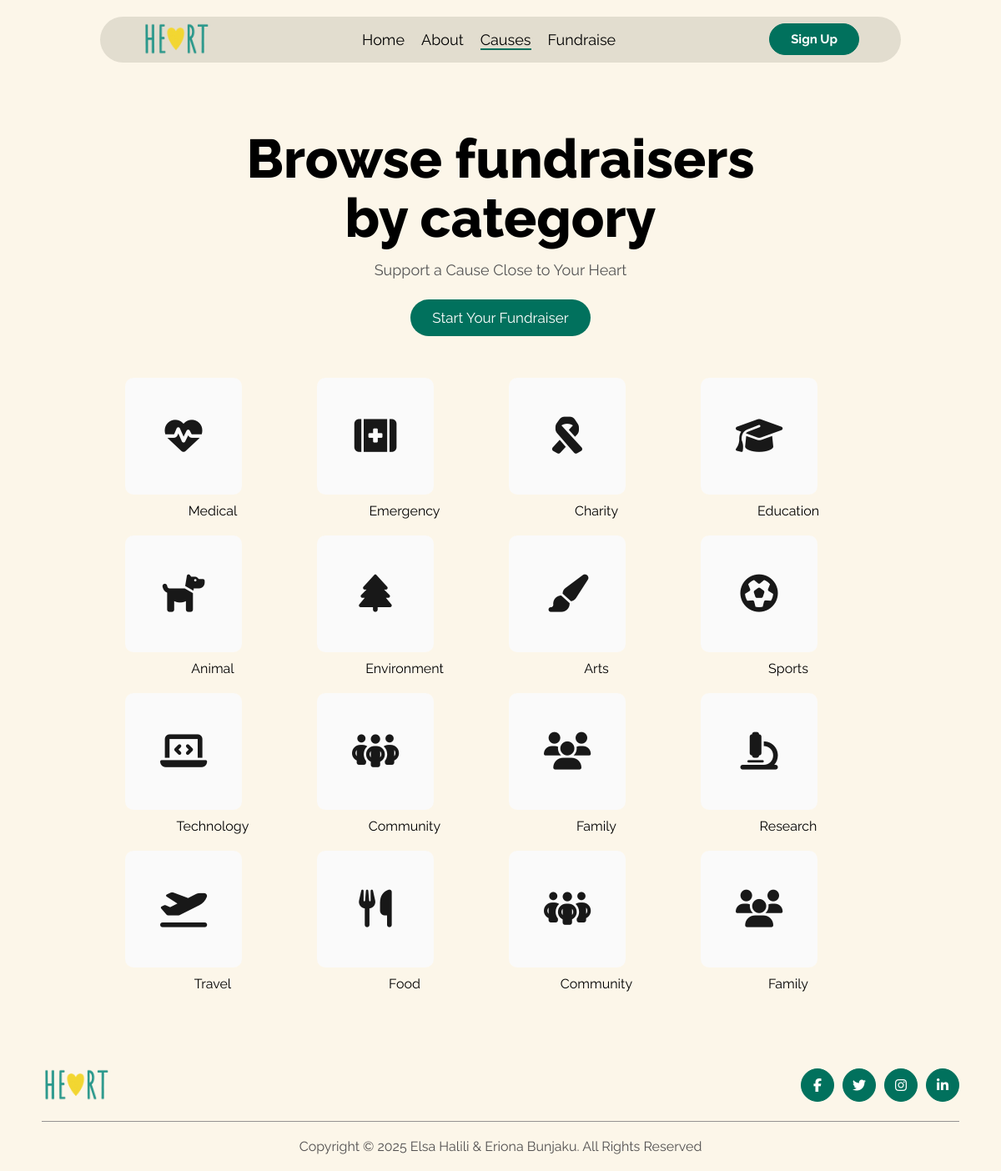
/causes.php, run on the app's committed database.
### tables this page shows
CREATE TABLE `categories` (
  `id` int(11) NOT NULL,
  `name` varchar(50) NOT NULL,
  `icon` varchar(50) NOT NULL
);

### classes/User.php (called while the page is built, shortened)
<?php
class User
{
    public static function isLoggedIn()
    {
        return isset($_SESSION['user']);
    }
}

### classes/CategoryDAO.php (called while the page is built, shortened)
<?php
include_once 'Category.php';
class CategoryDAO
{
    private $conn;
    private $table_name = "categories";
    public function __construct($db)
    {
        $this->conn = $db;
    }
    public function getAll()
    {
        $stmt = $this->conn->prepare("SELECT * FROM " . $this->table_name);
        $stmt->execute();
        $rows = $stmt->fetchAll(PDO::FETCH_ASSOC);
        $categories = [];
        foreach ($rows as $row) {
            $categories[] = new Category($row['id'], $row['name'], $row['icon']);
        }
        return $categories;
    }
}

### classes/Category.php (the view, shortened to what this page needs)
<?php
class Category
{
    private $id;
    private $name;
    private $icon;
    public function __construct($id, $name, $icon)
    {
        $this->id = $id;
        $this->name = $name;
        $this->icon = $icon;
    }
    public function render()
    {
        return "
        <div class='category'>
            <a href='causes-bycategory.php?id={$this->id}'>
                <div class='cause-container'>
                    <i class='fa-solid {$this->icon}'></i>
                </div>
                <span>{$this->name}</span>
            </a>
        </div>";
    }
}

### causes.php (shortened to what this page needs)
<?php
$currentPage = 'causes';
include_once './classes/Category.php';
include_once './classes/CategoryDAO.php';
$database = new Database();
$pdo = $database->getConnection();
$categoryDAO = new CategoryDAO($pdo);
$categories = $categoryDAO->getAll();
?>
<!DOCTYPE html>
<html lang="en">
<head>
  <link rel="stylesheet" href="./styles/header_footer.css" />
  <link rel="stylesheet" href="./styles/style.css" />
  <link rel="stylesheet" href="./styles/causes.css" />
  <link rel="stylesheet" href="https://cdnjs.cloudflare.com/ajax/libs/font-awesome/6.4.2/css/all.min.css" />
</head>
<body>
  <?php include('components/navigation.php') ?>
  <section class="causes-container">
    <div class="causes-intro">
      <h1 class="title">Browse fundraisers<br />by category</h1>
      <p class="subtitle">Support a Cause Close to Your Heart</p>
      <a href="fundraise.php" class="start-btn">Start Your Fundraiser</a>
    </div>
    <div class="categories">
      <?php
      foreach ($categories as $cat) {
        echo $cat->render();
      }
      ?>
    </div>
  </section>
  <?php include('components/footer.php') ?>
</body>
</html>

### components/navigation.php (shortened to what this page needs)
<?php
require_once "./classes/User.php";
$userName = '';
$replyCount = 0;
?>
<div class="header-container">
    <header>
        <div class="container">
            <nav class="navbar">
                <div class="logo">
                    <a href="home.php">
                        <img class="default_logo" src="./images/logo2.png" alt="Logo" />
                    </a>
                </div>
                <div class="left-nav" id="menu-item">
                    <ul>
                        <li><a href="home.php" class="<?= ($currentPage == 'home') ? 'active' : '' ?>">Home</a></li>
                        <li><a href="about.php" class="<?= ($currentPage == 'about') ? 'active' : '' ?>">About</a></li>
                        <li><a href="causes.php" class="<?= ($currentPage == 'causes') ? 'active' : '' ?>">Causes</a></li>
                        <li><a href="fundraise.php" class="<?= ($currentPage == 'fundraise') ? 'active' : '' ?>">Fundraise</a></li>
                    </ul>
                </div>
                <div class="right-nav" id="menu-item-right">
                    <?php if (User::isLoggedIn()): ?>
                        <?php if (!User::isAdmin()): ?>
                            <button class="icon-btn message-btn" title="Messages">
                                <a href="my-messages.php" style="position: relative;">
                                    <i class="fa-regular fa-envelope"></i>
                                    <?php if ($replyCount > 0): ?>
                                        <span class="badge" style="
                                        ">
                                            <?= $replyCount ?>
                                        </span>
                                    <?php endif; ?>
                                </a>
                            </button>
                        <?php endif; ?>
                        <div class="user-dropdown">
                            <div class="dropdown-toggle">
                                <span class="user-icon-circle">
                                    <i class="fa-regular fa-user"></i>
                                </span>
                                <span class="user-name"><?= htmlspecialchars($userName) ?></span>
                                <i class="fa-solid fa-chevron-down arrow"></i>
                            </div>
                            <ul class="dropdown-menu">
                                <?php if (!User::isAdmin()): ?>
                                    <li><a href="profile.php">Profile</a></li>
                                    <li><a href="my-fundraisers.php">My fundraisers</a></li>
                                    <li><a href="my-donations.php">My donations</a></li>
                                <?php else: ?>
                                    <li><a href="dashboard.php">Go to Dashboard</a></li>
                                <?php endif; ?>
                                <li><a href="./logout.php" class="btn-red">Sign out</a></li>
                            </ul>
                        </div>
                    <?php else: ?>
                        <a href="login.php" class="btn-green">Sign Up</a>
                    <?php endif; ?>
                </div>
            </nav>
        </div>
    </header>
</div>

### components/footer.php (shortened to what this page needs)
<footer>
    <div class="container">
        <div class="footer">
            <div class="footer-left">
                <div class="logo">
                    <img src="./images/logo2.png" alt="" />
                </div>
            </div>
            <div class="footer-right">
                <ul>
                    <li>
                        <a href="#" class="icon-link"><i class="fab fa-facebook-f"></i></a>
                    </li>
                    <li>
                        <a href="#" class="icon-link"><i class="fab fa-twitter"></i></a>
                    </li>
                    <li>
                        <a href="#" class="icon-link"><i class="fab fa-instagram"></i></a>
                    </li>
                    <li>
                        <a href="#" class="icon-link"><i class="fab fa-linkedin-in"></i></a>
                    </li>
                </ul>
            </div>
        </div>
    </div>
    <div class="footer-copyright">
        <p>
            Copyright &copy; 2025 Elsa Halili & Eriona Bunjaku. All Rights
            Reserved
        </p>
    </div>
</footer>

### styles/header_footer.css (style rules this page uses)
.container { padding: 0 50px; }
header { width: 80%; border-radius: 30px; background-color: #e2ddcf; margin-bottom: 10px; margin-top: 20px; }
.header-container { text-align: center; justify-content: center; display: flex; }
.navbar { display: flex; padding-bottom: 5px; padding-top: 5px; justify-content: space-between; font-size: 18px; align-items: center; }
.right-nav { gap: 10px; display: flex; align-items: center; }
.left-nav ul { display: flex; list-style: none; gap: 20px; }
.left-nav ul li a { text-decoration: none; color: black; }
.logo { width: 80px; }
.logo img { width: 100%; }
.footer-right { display: flex; gap: 10px; }
.icon-link { display: flex; justify-content: center; align-items: center; width: 40px; height: 40px; border-radius: 50%; border: 1px solid #01715d; color: white; background-color: #01715d; text-decoration: none; }
.footer-right ul li { list-style: none; }
.footer-right ul { display: flex; gap: 10px; }
.footer { align-items: center; padding: 20px 0; display: flex; justify-content: space-between; border-bottom: 1px solid rgb(149, 146, 146); }
.footer-copyright { text-align: center; padding: 20px; color: rgb(81, 79, 79); }
.left-nav a.active { border-bottom: 2px solid #01715d; }

### styles/style.css (style rules this page uses)
* { font-family: "Raleway", sans-serif; font-weight: 400; font-style: normal; margin: 0; padding: 0; box-sizing: border-box; }
body { background-color: #fcf6e9; }
.btn-green { border: 1px solid#01715d; background-color: #01715d; border-radius: 30px; color: #ffffff; font-size: 15px; font-weight: bold; padding: 9px 25px; text-decoration: none; cursor: pointer; }
.start-btn { margin-top: 25px; background: #01715d; color: white; padding: 12px 26px; font-size: 17px; border-radius: 30px; border: none; cursor: pointer; transition: 0.2s; text-decoration: none; }

### styles/causes.css (style rules this page uses)
.causes-container { max-width: 900px; margin: 70px auto; text-align: center; }
.title { font-size: 65px; font-weight: 800; line-height: 1.1; }
.subtitle { margin-top: 15px; font-size: 18px; color: #555; }
.categories { margin-top: 50px; display: grid; grid-template-columns: repeat(6, 1fr); gap: 20px; }
.category { text-align: center; }
.cause-container { width: 140px; height: 140px; background: #fafafa; border-radius: 10px; border: 2px solid transparent; display: flex; align-items: center; justify-content: center; cursor: pointer; transition: 0.3s; margin-bottom: 10px; }
.cause-container i { font-size: 45px; opacity: 0.9; color: black; }
.category span { color: black; margin-top: 20px; }
.category a { text-decoration: none; }
.categories { margin-top: 50px; display: grid; grid-template-columns: repeat(6, 1fr); gap: 20px; justify-content: center; }
@media (max-width: 1200px) { .categories { grid-template-columns: repeat(4, 1fr); } }
.causes-intro { display: flex; flex-direction: column; text-align: center; align-items: center; }

### data on the page
categories: name "Medical"
categories: name "Emergency"
categories: name "Charity"
categories: name "Education"
categories: name "Animal"
categories: name "Environment"
categories: name "Arts"
categories: name "Sports"
categories: name "Technology"
categories: name "Community"
categories: name "Family"
categories: name "Research"
categories: name "Travel"
categories: name "Food"
categories: name "Community"
categories: name "Family"
